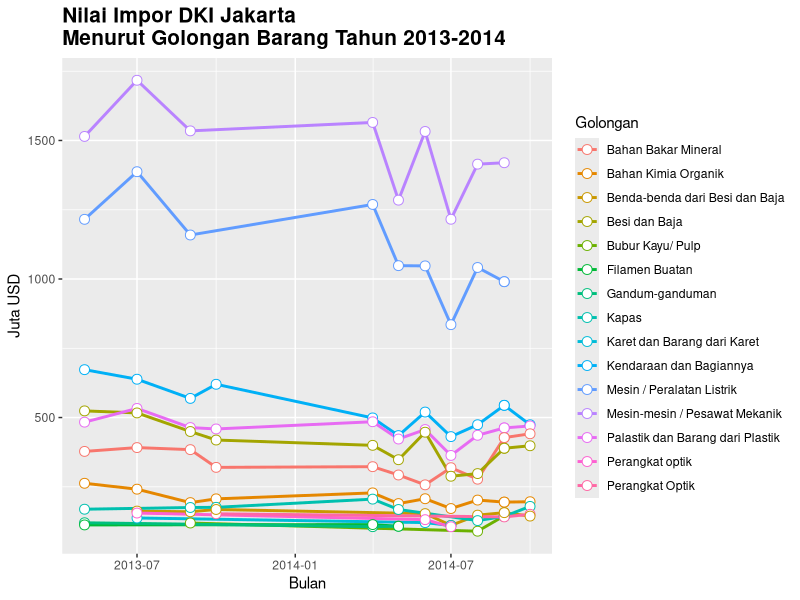
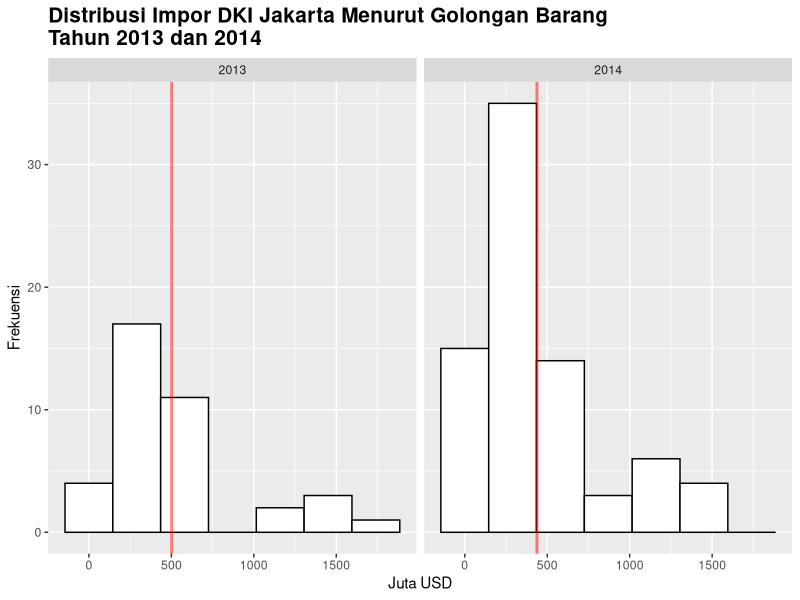
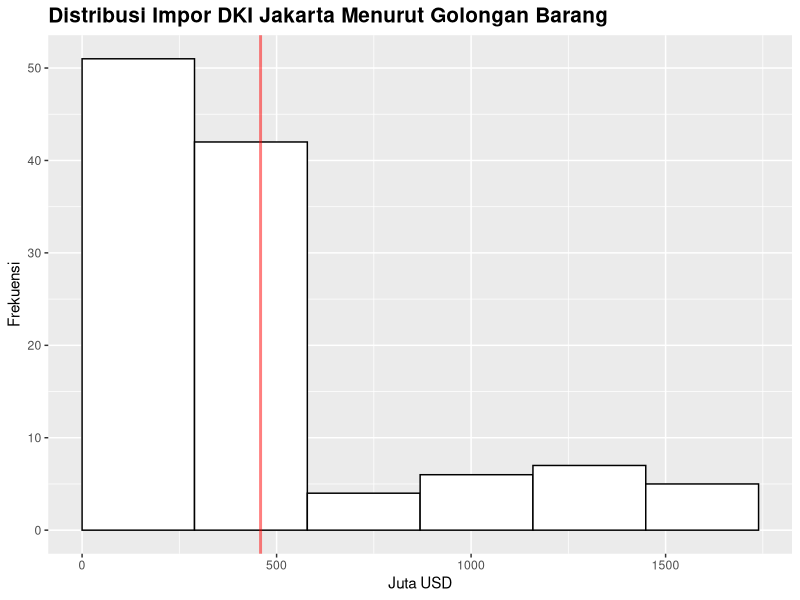

Generate these figures, in order, with R:
## dc22_data_ekspor_impor
## R12_KEUANGAN_impor_hs_2_mei_2014.csv
## R12_KEUANGAN_impor_hs_2_juli_2014.csv
## R12_KEUANGAN_impor_hs_2_september_2014.csv
## R12_KEUANGAN_impor_hs_2_oktober_2014.csv

getwd()
setwd('~/Workspaces/r-ta-analysys')
rm(list=ls())
library(ggplot2)
library(dplyr)

# remove scientific numeric
options(scipen=999)

## clean csv
df1 <- read.csv(file.path('rawdata/dc22_data_ekspor_impor/R12_KEUANGAN_impor_hs_2_mei_2014.csv'),
                stringsAsFactors = FALSE)
df1$nilai_fob <- as.numeric(df1$nilai_fob)
df1$bulan <- as.factor(df1$bulan)
levels(df1$bulan) <- c(4,5)
df1$bulan <- as.Date(paste0(df1$tahun,'/',df1$bulan,'/01'))
df1 <- df1 %>% arrange(bulan)
df1$tahun <- NULL
df1$satuan <- NULL

df2 <- read.csv(file.path('rawdata/dc22_data_ekspor_impor/R12_KEUANGAN_impor_hs_2_juli_2014.csv'),
                stringsAsFactors = FALSE)
df2$nilai_fob <- as.numeric(df2$nilai_fob)
df2$bulan <- as.factor(df2$bulan)
levels(df2$bulan) <- c(7,6)
df2$bulan <- as.Date(paste0(df2$tahun,'/',df2$bulan,'/01'))
df2 <- df2 %>% arrange(bulan)
df2$tahun <- NULL
df2$satuan <- NULL

df3 <- read.csv(file.path('rawdata/dc22_data_ekspor_impor/R12_KEUANGAN_impor_hs_2_september_2014.csv'),
                stringsAsFactors = FALSE)
df3$nilai_fob <- as.numeric(df3$nilai_fob)
df3$bulan <- as.factor(df3$bulan)
levels(df3$bulan) <- c(8,9)
df3$bulan <- as.Date(paste0(df3$tahun,'/',df3$bulan,'/01'))
df3 <- df3 %>% arrange(bulan)
df3$tahun <- NULL
df3$satuan <- NULL

df4 <- read.csv(file.path('rawdata/dc22_data_ekspor_impor/R12_KEUANGAN_impor_hs_2_oktober_2014.csv'),
                stringsAsFactors = FALSE)
df4$nilai_fob <- as.numeric(df4$nilai_fob)
df4$bulan <- as.factor(df4$bulan)
levels(df4$bulan) <- c(10,9)
df4$bulan <- as.Date(paste0(df4$tahun,'/',df4$bulan,'/01'))
df4 <- df4 %>% arrange(bulan)
df4$tahun <- NULL
df4$satuan <- NULL
# remove row with NA value
na <- !(is.na(df4$nilai_fob))
df4.no_na <- df4[na,]

# bind all data
df <- rbind(df1,df2,df3,df4.no_na)
df <- arrange(df, bulan)

# convert to factor data type
df$golongan_barang <- as.factor(df$golongan_barang)

## Data Visualization
df.viz <- df
names(df.viz) <- c('Bulan','Golongan','Nilai')

# line chart
line_ <- ggplot(df.viz, aes(x=Bulan, y=Nilai)) +
  geom_line(aes(color=Golongan), size=1) +
  geom_point(aes(color=Golongan),
             size=3,
             shape=21,
             fill='white') +
  ggtitle('Nilai Impor DKI Jakarta\nMenurut Golongan Barang Tahun 2013-2014') +
  theme(plot.title=element_text(face='bold', size=15)) +
  labs(y='Juta USD',
       x='Bulan')
line_

# distribution
df.viz$Tahun <- as.factor(paste0(format(df.viz$Bulan, '%Y')))
mean2013 <- mean(subset(df.viz, df.viz$Tahun == 2013)$Nilai)
mean2014 <- mean(subset(df.viz, df.viz$Tahun == 2014)$Nilai)
data_vlines <- data.frame(Tahun=levels(df.viz$Tahun),
                          Nilai=c(mean2013,mean2014))

h <- round(3.5*sd(df.viz$Nilai)*length(df.viz$Nilai)^(-1/3))
dist_ <- ggplot(df.viz, aes(x=Nilai)) +
  geom_histogram(binwidth=h,
                 color='black',
                 fill='white') +
  ggtitle('Distribusi Impor DKI Jakarta Menurut Golongan Barang\nTahun 2013 dan 2014') +
  theme(plot.title=element_text(face='bold', size=15)) +
  labs(x='Juta USD',
       y='Frekuensi') +
  geom_vline(data=data_vlines,
             aes(xintercept=Nilai),
             color='red',
             size=1,
             alpha=.5) +
  facet_grid(. ~ Tahun)
dist_

break_point <- c(0,289,579,869,1159,1449,1739)
distAll_ <- ggplot(df.viz, aes(x=Nilai)) +
  geom_histogram(breaks=break_point,
                 color='black',
                 fill='white') +
  ggtitle('Distribusi Impor DKI Jakarta Menurut Golongan Barang') +
  theme(plot.title=element_text(face='bold', size=15)) +
  labs(x='Juta USD',
       y='Frekuensi') +
  geom_vline(xintercept=mean(df.viz$Nilai),
             color='red',
             size=1,
             alpha=.5)
distAll_